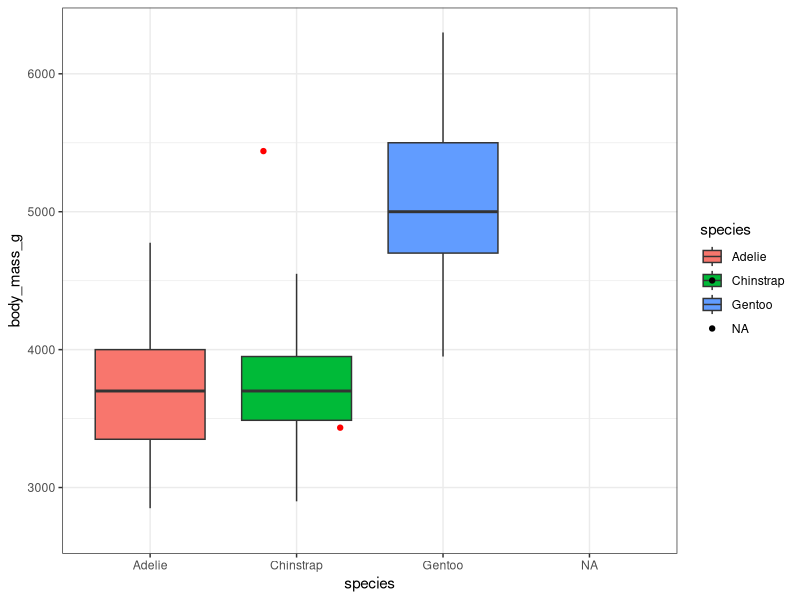

Write R code to recreate this figure.
## ---- chunk 1
knitr::opts_chunk$set(
	echo = TRUE,
	message = FALSE,
	warning = FALSE
)
pg <- palmerpenguins::penguins
library(tidyverse)
library(caret)
## ---- chunk 2
is.outlier <- function (x, na.rm = T) {
  x < quantile(x, .25, na.rm = T) - 1.5 * IQR(x, na.rm = T) |
    x > quantile(x, .75, na.rm = T) + 1.5 * IQR(x, na.rm = T)
}

pg %>% group_by(species) %>%
  mutate(outlier.p = is.outlier(body_mass_g)) %>%
  ungroup() -> pg

ggplot(pg, aes(x = species, y = body_mass_g, fill = species)) +
  geom_boxplot(outlier.color = NA) +
  geom_jitter(data = pg[pg$outlier.p,], aes(col = I("red"))) +
  theme_bw()
